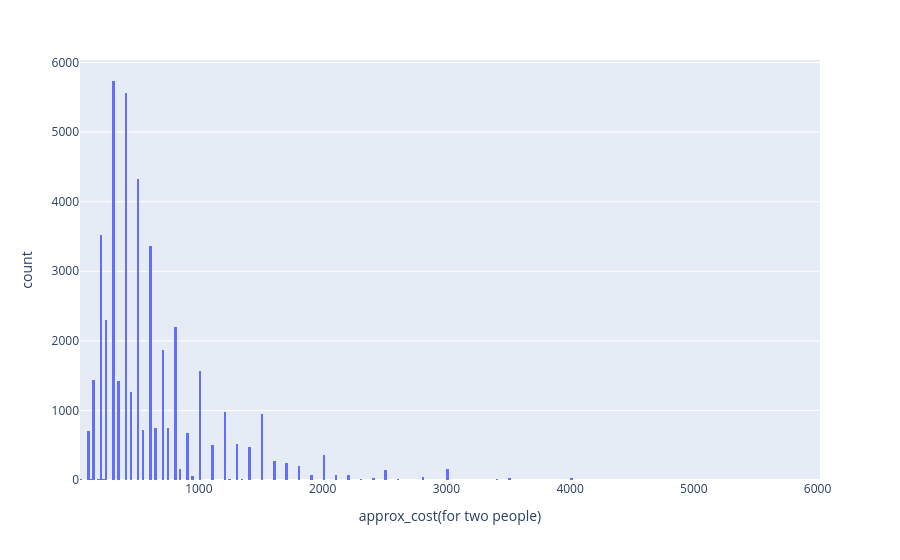

The cell this chart's notebook holds for it:
### Code cell
px.histogram(df,x='approx_cost(for two people)')

### Figure 1 — Plotly figure (JSON) as saved in the notebook; plotly's stock layout.template omitted (floating-point values rounded to 4 significant figures; data arrays with more than 128 entries replaced by an {"elided": "..."} marker saying what was removed)
{"data": [{"alignmentgroup": "True", "bingroup": "x", "hovertemplate": "approx_cost(for two people)=%{x}<br>count=%{y}<extra></extra>", "legendgroup": "", "marker": {"color": "#636efa", "pattern": {"shape": ""}}, "name": "", "offsetgroup": "", "orientation": "v", "showlegend": false, "type": "histogram", "x": {"elided": "43690 int values"}, "xaxis": "x", "yaxis": "y"}], "layout": {"barmode": "relative", "legend": {"tracegroupgap": 0}, "margin": {"t": 60}, "xaxis": {"anchor": "y", "domain": [0, 1], "title": {"text": "approx_cost(for two people)"}}, "yaxis": {"anchor": "x", "domain": [0, 1], "title": {"text": "count"}}}}
